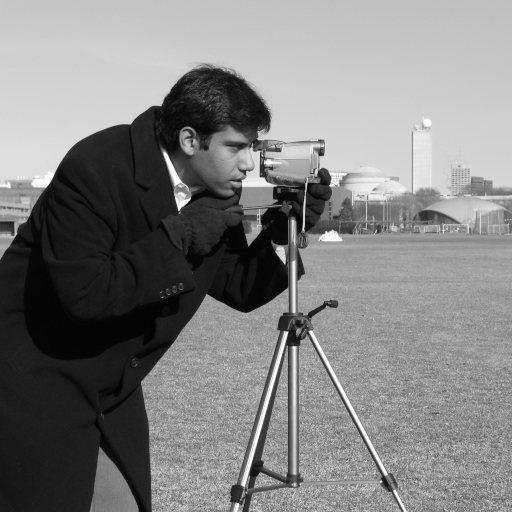
#> input picture skimage.data.camera(), 512 x 512 px
$ jupyter execute --allow-errors day4.ipynb   (shell and % lines are left out)   (older library calls are emulated)
#> lines starting #> are read from the running program, lines starting #| are printed output that depends on the picture; after the words box and inside, x2 and y2 are one past the last pixel; in counts of white or black regions, pixels touching at a corner belong together
# Basic Image Processing(4)

---

## 1.[영상분할](#section1)
Image Segmentation이란 영상을 구성성분 또는 물체별로 나누는 작업이다. 흔히 3차원 공간에 존재하는 물리적 대상의 경계선 또는 경계면을 파악하는 것이 영상분할의 목적이다.

---

## 픽셀기반방법
픽셀기반 방법이란 Histogram을 이용해 픽셀들의 분포를 확인 후,Thresholding을 설정하여 픽셀 단위 연산을 통해 픽셀별로 나누는 방식이다.
- 히스토그램을 이용해서 분포를 파악하고 임계값을 설정(P-타일법)
    - 영상의 히스토그램을 그려서 분포를 파악하고 영상을 잘 분할할 수 있는 곳에 임계값을 설정한다. 일반적으로 임계값은 쌍봉선의 가장 낮은값을 기준으로 설정하거나 또는 영상물이 차지하고 있는 면적의 비율을 알고있는 경우에 히스토그램에서 그 면적 비율 P%점을 임계값으로 설정


- 알고리즘을 이용한 방법(Mode,Otsu)
    - Mode의 방법이나 Otsu의 방법은 알고리즘을 이용해서 가장 최적으로 영상을 분할을 어떻게 할 것인지에 대한 내용이다. Otsu는 기존에 살펴봤던 내용이지만, 잠깐 언급을 하자면 Random으로 임계값을 설정하고 설정한 임계값을 기준으로 Group을 나눈다. 나눈 그룹에서 픽셀값의 분산을 계산한후 분산의 값이 가장 낮게 분할되는 지점을 임계값으로 설정하고 영상을 분할한다.


- 전역적(Global) , 지역적(Local) 임계값 처리
    - 일반적으로 앞서서 살펴본 임계값을 이용해서 분할을 진행하는 경우는 전역적 임계값처리에 해당한다. 하지만 조명이나 특정 잡음으로 인해 문제가 되는 경우 동일한 임계값(Global Thresholding)을 설정하게 되면 문제가 발생한다. 따라서 전체 영역을 여러개로 나누고 각각의 영역에 대하여 적절한 임계값을 설정하는 경우 매우 좋은 결과를 보인다.

    - Local Threshold는 영상을 여러개로 분할한 이후에 각각의 영상에 대해서 임계값을 정하고 영상을 분할하는 방법이다.


- Original에 대해서 Global Threshold를 통해서 영상을 분할하게 될경우에 살짝 명암진부분이 아에 검정색으로 분할되어 왼쪽부분은 전혀 알수없는 부분이 되었다. 하지만 Lcal Thresholding을 통해서 이 문제를 해결할 수 있다.


[예제코드](#section3)

---


<a id='section14'></a>

## Edge 기반 방법

Edge를 추출하는 필터등을 사용하여 영상으로부터 경계를 추출하고 Edge를 기준으로 물체와 배경을 Segmentation하는 기법을 말한다. Edge기반 방식은 점과 영역을 분할할 때 엣지가 중요한 특징이 된다. 복잡하지 않으면서도 효과가 좋기 때문에 영상Segmentation에서 많이 사용된다.

하지만 잡읍이 있거나 부분적으로 가려지는 현상이 발생하면 성능이 떨어지는 문제가 있다.

Segmentation 과정은 크게 3단계를 거친다.

1. 엣지 검출 - 엣지에 있는 픽셀(Edge)를 찾아내는 과정
    - Original image에 대해서 Edge Filter를 이용해서 Edge를 detect한다.
2. Segmentation에 필요없는 엣지를 제거
    - 비최대 억제의 방법으로 필요없는 엣지를 제거하여 엣지만 남기고 나머지는 제거를한다.
3. 엣지를 기준으로 Segmentation
    - 남겨진 엣지를 기준으로 Segmentation을 진행한다.

[예제코드](#section4)

---

<a id='section15'></a>

## 영역기반방법
픽셀기반의 방법과 Edge기반의 Segmenation기법들은 영상안에 Noise가있거나, 명확하게 물체의 명암이 구별되지 않을 경우에 원하는 결과를 얻지 못한다는 단점이 있다. 따라서 나온것이 바로 영역 기반방법이다.

영역기반의 방법은 기본적으로 영역의 동질성(Homogeneity)에 기반하고 있기 때문에 다른 방법보다 의미있는 영역으로 나누는데 적합하다. 영역기반의 방법은 동질성을 규정하는 Rule은 어떻게 정의할것인가가 관건이 된다.

- Region Growing
- Region Merging
- Region Splitting
- Split and Merge
- Watershed
- K-means
- Meanshift

등등의 방법론들이 있다.

---

## Region Growing
Gegion Growing방법은 기준 픽셀(seed)를 정하고 기준 픽셀과 비슷한 속성(명암,Texture,Color)을 갖는 픽셀로 영역을 확장하여 더 이상 같은 속성을 갖는 것들이 없으면 확장을 마치는 방식이다.

Region Growing을 할 때 보통 Seed를 정하는 방식은 3가지 방식을 사용한다.

1. 사용자가 Seed위치를 가정
2. 모든 픽셀을 Seed라고 가정
3. 무작위로 Seed위치를 가정

번개의 사진을 예를 들어서 보면 번개를 찾고 배경과 Segementation을 진행하고 싶을 때 흑백 영상의 밝기는 0부터 255까지 분포하고 있기 때문에 밝은 영역만 연결하고 싶다면 Seed 값을 255로 설정하여 영역을 연결한다. Thresholding값을 설정하여 영역을 점점 확대 시키면 아래그림처럼 된다. 임계값을 어떻게 선택하냐에 따라서 달라지기도 한다.

[예제코드](#section5)

---

<a id='section16'></a>

## Region Merging
비슷한 속성을 결합시켜 동일한 Label을 달아주는 방식 Region Merging은 어떤 경우에는 매 픽셀단위가 될 수 있으며, 일반적으로 심하게 나뉜 영역(OverSegmentation Region)을 시작점으로 하며, 일반적으로 아래와 같은 과정을 거친다.

1. 인접영역을 정한다.
2. 비슷한 속성인지 아닌지를 판단할 수 있는 통계적인 방법을 적용하여 비교한다.
3. 같은 객체라고 판단이 되면 합친 이 후 다시 통계를 갱신한다.
4. 더 이상 합칠 것이 없을 때 까지 위 과정을 반복한다.

---

## Region Splitting

Region Splitting은 Merging과는 정반대의 개념으로 그럼 전체와 같은 큰 영역을 속성이 일정한 기준에서 쪼개면서 세분화된 영역을 나누는 방식을 사용한다. 대표적인 방법으로 Quad-Tree Splitting방식을 많이 이용한다.

큰 영역을 4개의 영역으로 나누고 다시 영역을 검토하여 추가로 나눠야할 것인지 결정한다. Region Splitting방식에서는 해당 영역에서 통계적 일정한 기준을 설정하고, 기준값이 미리 정한 임계 범위를 초과하게 되면 영역을 분할한다.

위의 이미지는 Segmentation이 잘된 case는 아님.
인접한 부분끼리 비슷한 부분이 나올 수 있으멩도 Splitting 방식에서는 Splitting원리에 의해 같은 속성을 갖는 부분도 다른 꼬리표가 붙게 된다.

[예제코드](#section6)

---

<a id='section17'></a>

## Split and Merge

Splitting 방식만으로 원하는 결과를 얻기 어렵기 때문에 동일한 열을 다시 합쳐주는 과정을 거쳐야한다. Quad-Tree Splitting방식을 사용하면 Over-Segmentation이 일어난다. 때문에 다시 합쳐주는 Merge과정을 거치는 것이 Split&Merge방법이다.

---

## Watershed

1. Watershed : 산등성이나 능선처럼 비가 내리면 양쪽으로 흘러 내리는 경계에 해당(위 이미지에서 빨간부분)
2. Catchment Basin : 물이 흘러 모이는 집수구역에 해당(위 이미지에서 파란색부분)

Watershed는 기본적으로 영역을 구분해주는 역할을 하기 때문에 Watershed만 구하면 영상을 Segmentation할 수 있게 된다.

그중 Flooding 알고리즘에 대해서 간략하게 설명하면, Catchment Basin을 시작점으로 영역을 합친다. 영역을 합치다가 다른 Catchment Basin으로부터 영역이 합쳐진것과 마주치게 되면 그것을 Watershed로 설정하는 것이 Flooding알고리즘이다.

Watershed 알고리즘을 이용하면 동전을 분할하고 Label을 달 수 있다.

[예제코드](#section7)

<a id='section17'></a>

## Whatershed - (Marker-Controlled Watershed Segmentation)
Over Segmentation을 피하기 위한 방법으로 마커(Marker)를 사용하여 Segmentation될 영역을 미리 지정하는 방식이다. 마커의 지정은 수동이나 자동으로 가능하며, 보통은 최종적으로 Segmentation이 되는 영역의 수와 Marker의 수가 동일하다.

---

### K-means Clustering
K-means Clustering은 Label 값이 주어지지 않았을 때 주어진 데이터의 특성을 가지고 각 각에 군집(Label)을 부여하는 알고리즘이다. 이미지 데이터에서는 3차원 공간에 떠있는 색깔이 비슷할수록 가까이 위치할 것이라는 가정하에 이러한 성질을 이용하여 분할을 수행한다.

K-means 클러스터링은 n개의 중심점을 찍은후에 각 점간의 거리합이 가장 최소화 되는 중심점 n의 위치를 찾고 이 중심점에서 가까운 점들을 중심점으로 묶는 알고리즘이다.

1. 군집의 개수를 정한다.
2. 임의로 정한 군집으로 부터 가까운 것 끼리 군집을 생성한다.
3. 각 군집에서 새로운 중심을 결정한다.
4. 변경한 중심이 이전보다 거리가 덜 가깝다면 그 군집으로 결정하고 그렇지 않으면 위의 과정을 반복한다.

[예제코드](#section8)

---

<a id='section18'></a>

## 민시프트(Mean Shift)
Mean Shift 알고르짐은 데이터 집합의 밀도분포(특징점,코너,색상)를 기반으로 관심영역(ROI)객체를 고속으로 추적하거나 분할하는 알고리즘이다.

Means Shift를 이용하여 데이터들이 가장 밀집된 피크(Peak)점을 찾는다고 하자. Mean Shift의 탐색반경을 r이라 했을때, Mean Shift알고리즘은 다음과 같다.

1. 현재 위치에서 반경 r이내에 들어오는 데이터들을 구한다. $(x1,y1),(x2,y2),(x3,y3),...,(xn,yn)$
2. 이들의 무게중심의 좌표($sum(xi/n),sum(yi/n))$로 현재위치를 이동시킨다.
3. 1~2 과정을 진행했을때 위치변화가 거의 없을 때 까지, 즉 수렴할 때까지 반복한다.

[예제코드](#section9)

---

<a id='section19'></a>

## 2.[이진영상처리](#section2)
### Morphology
영상형태학은 영상내의 원형,다각형,자유형상,내부의 홀을 가진 물체 홀의 크기등과 같은 물체구조에 관한 연구를 말한다. 이런 영상형태처리 연산은 물체의 내재된 구조를 명확히 하는데 이용된다.

1) 침식과 팽창
2) 제거채움
3) 외곽선추출
4) 세선화
5) 골격화

---

### 2.1 침식(Erosion)과 팽창(Dilation)
- 침식
    - 침식연산은 배경에 대해 물체의 크기를 축소시킨다.
    - 침식연산은 주로 물체의 배경 사이의 스파이크 잡음이나 전체 영상에서 아주 작은 물체를 제거하거나 전체영상에서 배경확장에 따른 물체를 축소하는데 사용된다.
    - 침식연산은 필터연산을 한 합이 9가 되지 않는다면 0으로 값을 넣는다. 이진영상에서 침식연산을 수행할 때 흰색 물체는 크기가 축소된다. 아주 작은 구조물 즉 크기가 한 픽셀인 물체는 침식과정을 거치게되면 없어진다.

- 팽창
    - 팽창은 침식연산의 반대로서 균일하게 물체의 크기를 확장한다.
    - 팽창연산은 물체 안에 홀과 같은 빈공간을 메우는 역할을 하거나 서로 짧은 거리만큼 떨어져있는 영역을 연결시키는데 사용된다.
    - 팽창연산은 필터연산을 한 합이 0보다 크다면 1로 값을 넣는다. 이 연산을 계속 반복하면 흰 물체는 계속 팽창하여 결국 영상 전체를 가득 채운다.


[예제코드](#section10)

---

<a id='section20'></a>

### 2.2 제거(Opening)와 채움(Closing)
- 제거(Opening)
    - 제거연산은 침식연산을 한 이후에 팽창연산을 바로 하는 연산이다.
    - 침식연산을 하게 되면 원 영상의 크기를 잃어버린다는 단점을 가지고 있지만 제거 연산은 침식 연산으로 미세한 잡음을 제거하고 다시 팽창연산을 수행함으로써 원 영상의 크기를 유지할 수 있다.


- 채움(Closing)
    - 채움연산은 제거연산의 반대로 팽창연산을 한 이후에 침식연산을 한다.
    - 채움연산은 팽창연산으로 물체의 확장을 수행하여 빈곳을 메꾼 후 침식연산으로 다시 축소연산을 하여 원영상의 크기를 유지한다.


[예제코드](#section11)

---

<a id='section21'></a>

### 2.3 외곽선 추출
- 외곽선 추출은 아주 간단하게 침식연산을 통해서 구할 수 있다. 침식연산을 통해 구한 외곽선 추출연산은 한 픽셀두께의 외곽선을 생성하며 보통 에지검출 연산보다 영상잡음에 덜 민감하다.

    - 1) 외곽선 추출 연산은 먼저 영상에 침식연산을 적용한다.
    - 2) 침식 영상에 초기 영상을 뺀다.
    - 영상처리에서는 물체의 크기, 모양, 방향을 측정하기 위해 특징 추출 단계에서 물체의 외곽선을 이용한다.


    [이미지]

[예제코드](#section12)

---

<a id='section22'></a>

---

### 2.4 세선화(Thining)
- 세선화의 기본적인 개념은 두꺼운 선을 최 외곽으로부터 한 픽셀씩 벗겨 나가면서 마지막에 남는 선 성분을 추출하는 것이다.
- 세선화의 결과에서 도형의 결합관계의 특징이 구해지므로, 글씨나 도면등에서 선의 구조를 설명할 때 사용한다.
    - 세선화는 다음과 같은 조건이 존재한다.
        - 한픽셀의 두께영역으로 되어 있어야한다.
        - 영역의 단면의 중심에 위치해야 한다.
        - 세선을 이루고 있는 픽셀들은 서로 연결되어 있어야 한다.

    - 세선화 과정은 다음과 같다.
        - 바꾸고자 하는 픽셀 주위에 흰색 픽셀이 1개 존재해야한다.
        - 주변 픽셀에서 검정픽셀의 개수는 2개~6개가 아니면 검정색으로 바꾼다.
        - (오른쪽,위,왼쪽) 의 곱이 0이면 검정색
        - (위,왼쪽,아래) 의 곱이 0 이면 검정색
        - (아래,오른쪽,위)의 곱이 0이면 검정색
        - (오른쪽, 왼쪽,아래)의 곱이 0이면 검정색


---

---

### 2.5 골격화(Skeletonization)
- 골격화는 골격선을 구하는 연산으로 중심축(Medial Axis)라고 불리우는 것으로 어던 영역의 중심을 지나는 직선이나 곡선을 말하는 것이다.
- 이 연산은 많은 방향으로 위치된 여러 개의 서로 다른 침식 마스크를 이용한다. 결과적으로 물체의 골격선만 남게 된다.
- 물체의 골격화는 물체의 내재한 구조를 나타내고 물체의 특성에 대해 결정을 내리게 될 때 알려진 다른 구조와 비교하여 물체의 구조를 판단할 수 있기 때문에 중요한 특성이다.

[예제코드](#section13)

<a id='section23'></a>

<a id='section1'></a>

# prepare pakages

[cell 1]
import cv2
from skimage import data
import matplotlib.pyplot as plt
import numpy as np
from scipy import ndimage as ndi
from skimage.feature import peak_local_max
from skimage.filters import threshold_otsu, threshold_adaptive
from skimage.morphology import opening, closing , square,binary_erosion, binary_dilation,watershed
from skimage import graph, data, io, segmentation, color
from skimage.measure import regionprops
from skimage import draw
import numpy as np
from __future__ import print_function
from scipy import ndimage
import argparse

# 픽셀기반 방법

## Thresholding

<a id='section3'></a>

[cell 2]
image = data.camera()
#> image is the input picture: shape (512, 512); min 0, max 255, mean 129.1
threshold_image = np.copy(image)

[cell 3]
for i in range(threshold_image.shape[0]):
    for j in range(threshold_image.shape[1]):
        if threshold_image[i,j] <= 10:
            threshold_image[i,j] =0
        elif threshold_image[i,j] <= 130:
            threshold_image[i,j] = 0.5
        else:
            threshold_image[i,j] = 1
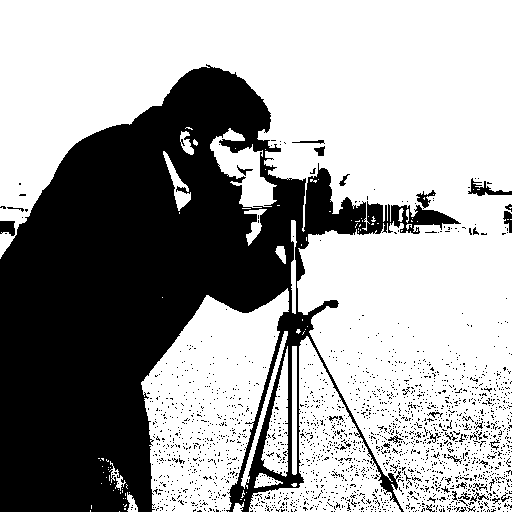
#> threshold_image: shape (512, 512); values 0 (black) and 1 (white), 63.4% white; 2035 black regions (2000 under 20 px), largest, box (x1, y1, x2, y2) and area: (0, 64, 461, 512) 89330, (468, 178, 512, 196) 280, (0, 221, 15, 236) 183

[cell 4]
fig , ax = plt.subplots(1,2, figsize = (10,10))

ax[0].imshow(image, cmap = plt.cm.gray)
ax[1].imshow(threshold_image, cmap = plt.cm.gray)

## local Thresholding

[cell 5]
image = data.page()
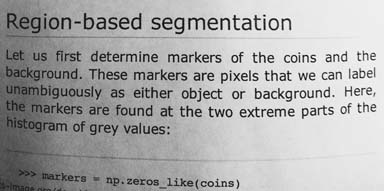
#> input picture skimage.data.page(), 384 x 191 px
#> image is the input picture: shape (191, 384); min 0, max 255, mean 171.5

global_thresh = threshold_otsu(image)
#> global_thresh = 157
binary_global = image > global_thresh
#> binary_global: shape (191, 384) bool; 63.8% white; 230 black regions (114 under 20 px), largest, box (x1, y1, x2, y2) and area: (0, 0, 198, 191) 20325, (99, 51, 137, 66) 231, (130, 86, 158, 99) 185
block_size = 25

adaptive_thresh = threshold_adaptive(image, block_size, offset=10)
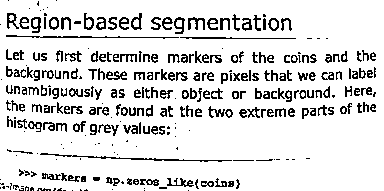
#> adaptive_thresh: shape (191, 384) bool; 86.5% white; black in thin lines or dots

fig, ax = plt.subplots(nrows=1,ncols = 3, figsize=(20, 20))


ax[0].imshow(image, cmap = plt.cm.gray)
ax[0].set_title('Original')

ax[1].imshow(binary_global, cmap = plt.cm.gray)
ax[1].set_title("Gobal Thresholding")


ax[2].imshow(adaptive_thresh, cmap = plt.cm.gray)
ax[2].set_title('Local Thresholding')

for a in ax:
    a.axis('off')

plt.show()

[돌아가기](#section14)

# Using Edge detection for Segmentation

<a id='section4'></a>

[cell 6]
from scipy import ndimage as ndi

[cell 7]
from skimage.feature import canny

[cell 8]
image = data.coins()
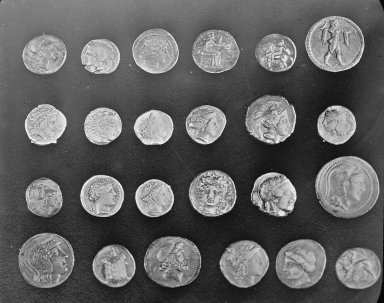
#> input picture skimage.data.coins(), 384 x 303 px
#> image is the input picture: shape (303, 384); min 1, max 252, mean 96.9
edges = canny(image)
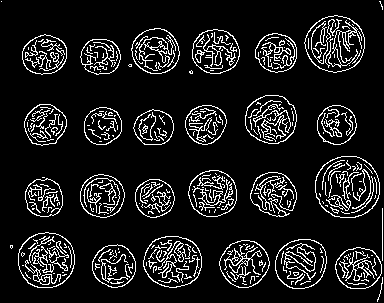
#> edges: shape (303, 384) bool; 11% white in thin lines or dots
fig, ax = plt.subplots(nrows = 1, ncols = 2, figsize = (10,10))

ax[0].imshow(image, cmap = plt.cm.gray, interpolation = "nearest")
ax[0].set_axis_off()

ax[1].imshow(edges, cmap = plt.cm.gray, interpolation = "nearest")
ax[1].set_axis_off()

[cell 9]
from scipy import ndimage as ndi

fill_coins = ndi.binary_fill_holes(edges)
#> fill_coins: shape (303, 384) bool; 34.5% white; 43 white regions (14 under 20 px), largest, box (x1, y1, x2, y2) and area: (315, 156, 380, 218) 3254, (304, 15, 365, 73) 2705, (18, 232, 75, 288) 2562

fig, ax = plt.subplots(figsize=(7, 7))
ax.imshow(fill_coins, cmap=plt.cm.gray, interpolation='nearest')
ax.set_title('filling the holes')
ax.axis('off')

[cell 10]
from skimage import morphology

coins_cleaned = morphology.remove_small_objects(fill_coins, 21)
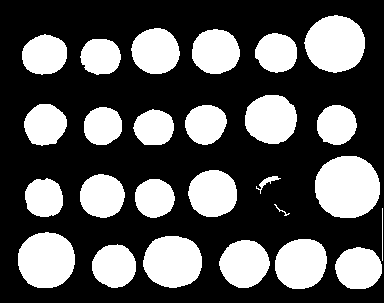
#> coins_cleaned: shape (303, 384) bool; 34% white; 26 white regions
fig, ax = plt.subplots(figsize=(7, 7))
ax.imshow(coins_cleaned, cmap=plt.cm.gray, interpolation='nearest')
ax.set_title('removing small objects')
ax.axis('off')

[돌아가기](#section15)

# Region Growing

<a id='section5'></a>

[cell 11]
# [70 lines left out: functions get8n, region_growing, on_mouse, not called in this run]

clicks = []
image = data.coffee()
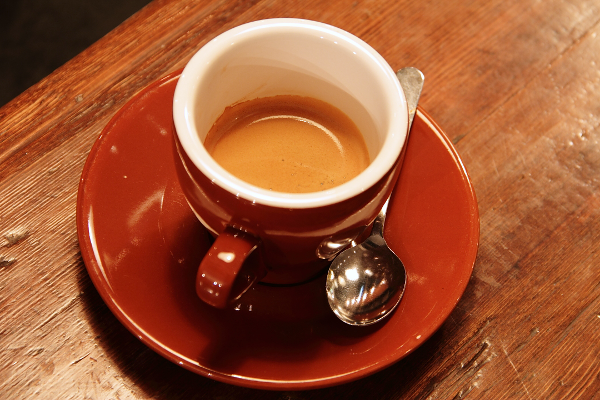
#> input picture skimage.data.coffee(), 600 x 400 px
#> image is the input picture: shape (400, 600, 3); mean R, G, B 158.6, 85.8, 51.5
ret, img = cv2.threshold(image, 128, 255, cv2.THRESH_BINARY)
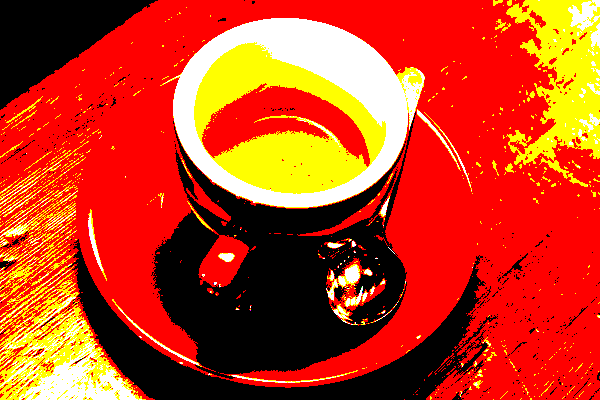
#> img: shape (400, 600, 3); mean R, G, B 195.3, 59.5, 24.5
fig , ax = plt.subplots(nrows = 1 , ncols = 2, figsize = (15,15))

ax[0].imshow(image)
ax[1].imshow(img)

for a in ax:
    a.set_axis_off()

[돌아가기](#section16)

# Region Split

<a id='section6'></a>

[cell 12]
img = data.coffee()
labels = segmentation.slic(img, compactness=30, n_segments=400)
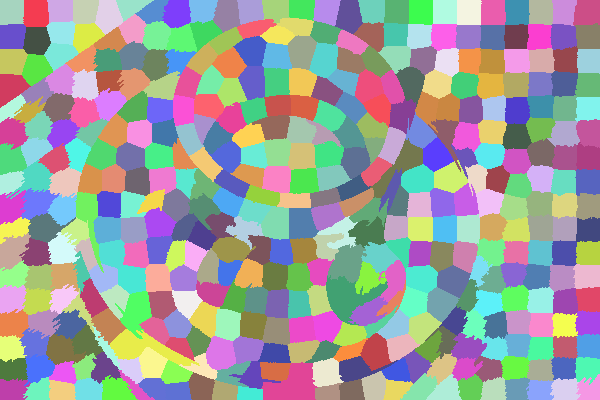
#> labels: shape (400, 600) int64; 417 distinct labels, from 1 to 417; one colour per label, 0 black
labels = labels + 1  # So that no labelled region is 0 and ignored by regionprops
#> labels: shape (400, 600) int64; 417 distinct labels, from 2 to 418
regions = regionprops(labels)
#> regions = 417 regions; largest, box (x1, y1, x2, y2) and area: (326, 275, 388, 325) 1413, (261, 362, 318, 400) 1404, (110, 329, 200, 366) 1305, (327, 242, 367, 283) 993, (370, 138, 423, 198) 968

label_rgb = color.label2rgb(labels, img, kind='avg')
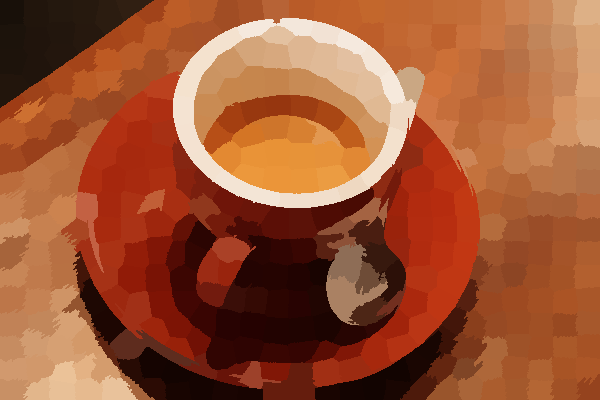
#> label_rgb: shape (400, 600, 3); mean R, G, B 158.1, 85.3, 51
label_rgb = segmentation.mark_boundaries(label_rgb, labels, (0, 0, 0))


fig , ax = plt.subplots(1,2, figsize = (15,15))

ax[0].imshow(img)
ax[1].imshow(label_rgb)
#> (the rest of the program and of its run is left out)
